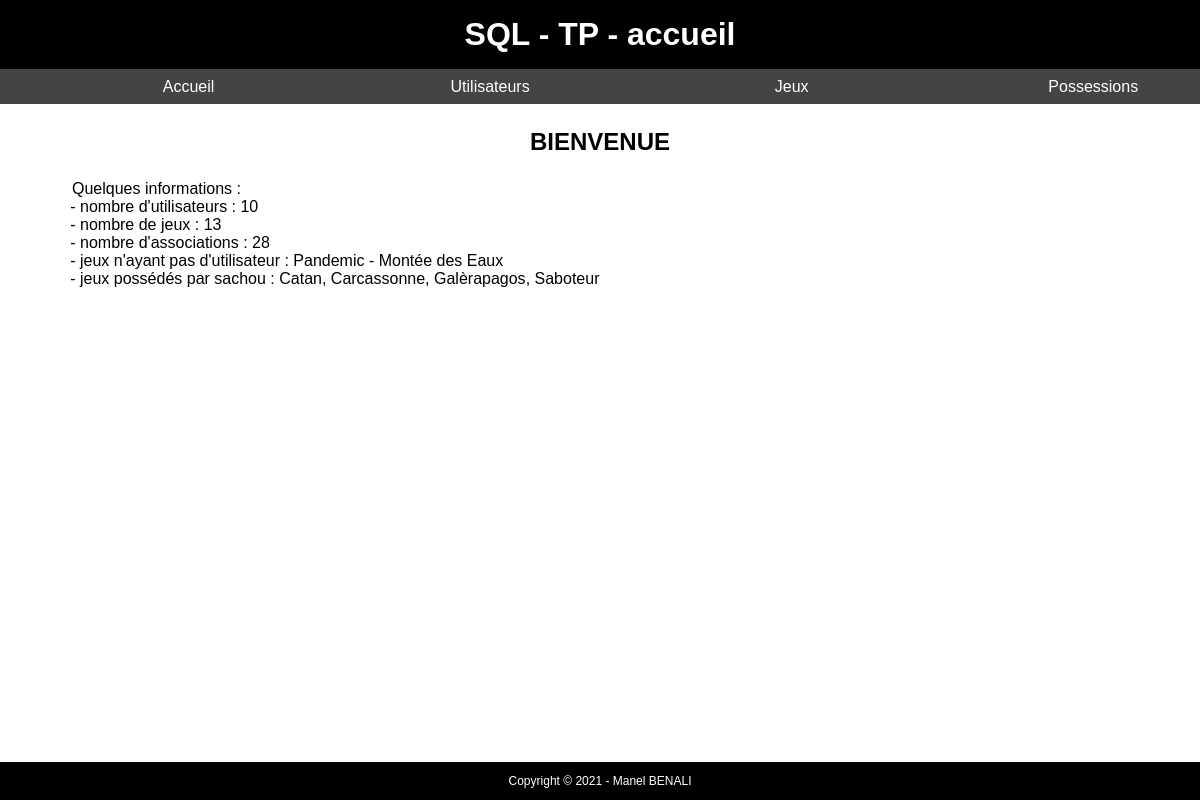
The page / on the database its author committed.
### tables this page shows
CREATE TABLE `jeu` (
  `id_jeu` int(11) NOT NULL,
  `categorie` varchar(45) NOT NULL,
  `editeur` varchar(45) NOT NULL,
  `nom` varchar(45) NOT NULL,
  `joueurs_min` tinyint(2) DEFAULT NULL,
  `joueurs_max` tinyint(2) DEFAULT NULL,
  `duree` time DEFAULT NULL,
  `age_minimum` tinyint(2) DEFAULT NULL
);

### views/accueil.php (the view, shortened to what this page needs)
<?php
    $reqUtilisateurs = $bdd->query('SELECT count(*) AS nb_utilisateurs FROM utilisateur');
    $nbUtilisateurs = $reqUtilisateurs->fetch();
    $reqJeux = $bdd->query('SELECT count(*) AS nb_jeux FROM jeu');
    $nbJeux = $reqJeux->fetch();
    $reqAssociations = $bdd->query('SELECT count(*) AS nb_associations FROM association_utilisateur_jeu');
    $nbAssociations = $reqAssociations->fetch();
    $reqJsu = $bdd->query('SELECT j.nom FROM jeu AS j WHERE j.id_jeu NOT IN ( SELECT id_jeu FROM association_utilisateur_jeu AS a)');
    $jeuxSansUtilisateurs = $reqJsu->fetchAll();
    $reqJeuxSachou = $bdd->query('SELECT nom FROM association_utilisateur_jeu AS a INNER JOIN jeu AS j on j.id_jeu = a.id_jeu INNER JOIN utilisateur AS u ON u.id_utilisateur = a.id_utilisateur WHERE u.pseudo = \'sachou\'');
    $jeuxSachou = $reqJeuxSachou->fetchAll();
?>
<h2>Bienvenue</h2>
<ul>Quelques informations :
    <li>nombre d'utilisateurs : <?= $nbUtilisateurs['nb_utilisateurs'] ?></li>
    <li>nombre de jeux : <?= $nbJeux['nb_jeux'] ?></li>
    <li>nombre d'associations : <?= $nbAssociations['nb_associations'] ?></li>
    <li>jeux n'ayant pas d'utilisateur :
        <?php
            for ($i = 0; $i < count($jeuxSansUtilisateurs); $i++) {
                echo $jeuxSansUtilisateurs[$i]['nom'];
            }
        ?>
    </li>
    <li>jeux possédés par sachou :
        <?php
            for ($i = 0; $i < count($jeuxSachou); $i++) {
                echo $jeuxSachou[$i]['nom'];
                if ($i < count($jeuxSachou) -1) {
                    echo ', ';
                }
            }
        ?>
    </li>
</ul>

### css/style.css (style rules this page uses)
* { padding: O; margin: 0; list-style-type: none; text-decoration: none; }
* { font-family: sans-serif; }
h2 { text-transform: uppercase; text-align: center; margin: 1em 0; }
#content ul li { margin-left: 0.5em; list-style-type: '- '; }

### rows shown on the page
jeu: nom "Pandemic - Montée des Eaux"
jeu: nom "Catan"
jeu: nom "Carcassonne"
jeu: nom "Galèrapagos"
jeu: nom "Saboteur"

### other values the page prints
$nbUtilisateurs['nb_utilisateurs'] "10"
$nbJeux['nb_jeux'] "13"
$nbAssociations['nb_associations'] "28"
